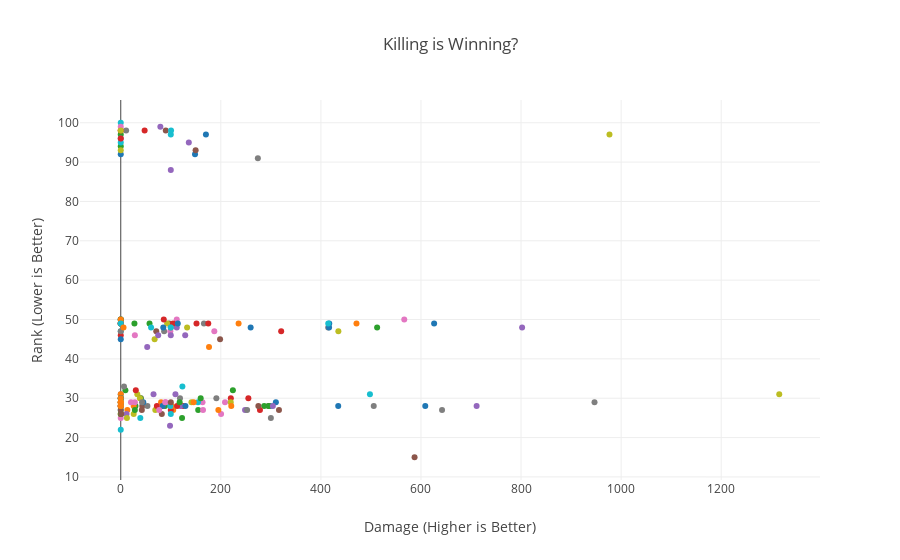

Notebook source saved alongside this figure:
### Code cell
#I want to see the relationship between maxPlace, the true ranking from 1-100, with damageDealt.
#In other words, do you get better ranking if you deal more damage, and logically, by getting in fights?
data = []
for asset in np.random.choice(PG_train['Id'].unique(), 200):
    asset_df = PG_train[(PG_train['Id'] == asset)]

    data.append(go.Scatter(
        x = asset_df['damageDealt'].values,
        y = asset_df['maxPlace'].values,
        name = asset,
        showlegend=False
    ))
layout = go.Layout(dict(title = "Killing is Winning?",
                  xaxis = dict(title = 'Damage (Higher is Better)'),
                  yaxis = dict(title = 'Rank (Lower is Better)'),
                  ),legend=dict(
                orientation="h"))
py.iplot(dict(data=data, layout=layout), filename='basic-line')

### Figure 1 — Plotly figure (JSON) as saved in the notebook; plotly's stock layout.template omitted (floating-point values rounded to 4 significant figures)
{"data": [{"name": "00b50b9b9fc161", "showlegend": false, "type": "scatter", "uid": "bff8c8be-dfa0-11e8-abf9-0088653b14b4", "x": [0], "y": [92]}, {"name": "6ddbe590fb1a8e", "showlegend": false, "type": "scatter", "uid": "bffe516c-dfa0-11e8-9297-0088653b14b4", "x": [13.19], "y": [27]}, {"name": "88595fae2aa18c", "showlegend": false, "type": "scatter", "uid": "bffe545a-dfa0-11e8-ba78-0088653b14b4", "x": [0], "y": [94]}, {"name": "16e7bd223f9534", "showlegend": false, "type": "scatter", "uid": "bffe5626-dfa0-11e8-ba2a-0088653b14b4", "x": [47.7], "y": [98]}, {"name": "fa42e4a6851f58", "showlegend": false, "type": "scatter", "uid": "bffe5842-dfa0-11e8-9042-0088653b14b4", "x": [711.2], "y": [28]}, {"name": "6f0367ac042cc1", "showlegend": false, "type": "scatter", "uid": "bffe59d2-dfa0-11e8-a786-0088653b14b4", "x": [96.72], "y": [49]}, {"name": "8e02d4aee00735", "showlegend": false, "type": "scatter", "uid": "bffe5b4c-dfa0-11e8-bace-0088653b14b4", "x": [28.2], "y": [46]}, {"name": "04eca41ecdea6e", "showlegend": false, "type": "scatter", "uid": "bffe5cde-dfa0-11e8-9097-0088653b14b4", "x": [0], "y": [49]}, {"name": "ec367a832de465", "showlegend": false, "type": "scatter", "uid": "bffe5e78-dfa0-11e8-8f0f-0088653b14b4", "x": [67.66], "y": [45]}, {"name": "d31cc8cd452369", "showlegend": false, "type": "scatter", "uid": "bffe6008-dfa0-11e8-bd11-0088653b14b4", "x": [0], "y": [95]}, {"name": "3e8b2beda64c73", "showlegend": false, "type": "scatter", "uid": "bffe618c-dfa0-11e8-8040-0088653b14b4", "x": [626.3], "y": [49]}, {"name": "c77bea0156c302", "showlegend": false, "type": "scatter", "uid": "bffe6314-dfa0-11e8-ae4e-0088653b14b4", "x": [0], "y": [98]}, {"name": "b19a9aa86bea31", "showlegend": false, "type": "scatter", "uid": "bffe64d8-dfa0-11e8-93ac-0088653b14b4", "x": [29.4], "y": [28]}, {"name": "e1076e0b1a9c3d", "showlegend": false, "type": "scatter", "uid": "bffe667a-dfa0-11e8-90dd-0088653b14b4", "x": [0], "y": [30]}, {"name": "f56f452aae1660", "showlegend": false, "type": "scatter", "uid": "bffe6814-dfa0-11e8-b8fc-0088653b14b4", "x": [111.9], "y": [48]}, {"name": "124957328158a7", "showlegend": false, "type": "scatter", "uid": "bffe6990-dfa0-11e8-9e40-0088653b14b4", "x": [587.2], "y": [15]}, {"name": "f016afdb5f46aa", "showlegend": false, "type": "scatter", "uid": "bffe6b1e-dfa0-11e8-a85f-0088653b14b4", "x": [163.4], "y": [29]}, {"name": "27514226e18b6a", "showlegend": false, "type": "scatter", "uid": "bffe6cba-dfa0-11e8-bc76-0088653b14b4", "x": [642.1], "y": [27]}, {"name": "4fa7890832b4f1", "showlegend": false, "type": "scatter", "uid": "bffe6e40-dfa0-11e8-a3b2-0088653b14b4", "x": [0], "y": [28]}, {"name": "a6ac6747909060", "showlegend": false, "type": "scatter", "uid": "bffe6fda-dfa0-11e8-9207-0088653b14b4", "x": [154.4], "y": [29]}, {"name": "e69efdcea3a89b", "showlegend": false, "type": "scatter", "uid": "bffe7158-dfa0-11e8-a97e-0088653b14b4", "x": [310], "y": [29]}, {"name": "1ec98fad210777", "showlegend": false, "type": "scatter", "uid": "bffe72d2-dfa0-11e8-921e-0088653b14b4", "x": [104.9], "y": [27]}, {"name": "7127ad94c47112", "showlegend": false, "type": "scatter", "uid": "bffe746c-dfa0-11e8-9468-0088653b14b4", "x": [27.36], "y": [49]}, {"name": "023388dc892126", "showlegend": false, "type": "scatter", "uid": "bffe75f4-dfa0-11e8-a837-0088653b14b4", "x": [124.6], "y": [28]}, {"name": "0c955eed20658b", "showlegend": false, "type": "scatter", "uid": "bffe7782-dfa0-11e8-8715-0088653b14b4", "x": [802.1], "y": [48]}, {"name": "28adc5f2641230", "showlegend": false, "type": "scatter", "uid": "bffe7930-dfa0-11e8-b972-0088653b14b4", "x": [0], "y": [29]}, {"name": "c30a828c1a9f9d", "showlegend": false, "type": "scatter", "uid": "bffe7ab6-dfa0-11e8-aee6-0088653b14b4", "x": [200.5], "y": [26]}, {"name": "5a8e638e1a87fb", "showlegend": false, "type": "scatter", "uid": "bffe7c3a-dfa0-11e8-8863-0088653b14b4", "x": [166.2], "y": [49]}, {"name": "aa98db4908fd9c", "showlegend": false, "type": "scatter", "uid": "bffe7de2-dfa0-11e8-9f60-0088653b14b4", "x": [33.11], "y": [31]}, {"name": "8be19cb2608416", "showlegend": false, "type": "scatter", "uid": "bffe7f66-dfa0-11e8-9b5e-0088653b14b4", "x": [0], "y": [47]}, {"name": "af78478f313e02", "showlegend": false, "type": "scatter", "uid": "bffe80e2-dfa0-11e8-8e65-0088653b14b4", "x": [0], "y": [28]}, {"name": "1d734449bb7eb8", "showlegend": false, "type": "scatter", "uid": "bffe8286-dfa0-11e8-a747-0088653b14b4", "x": [176.4], "y": [43]}, {"name": "ad7485240079bf", "showlegend": false, "type": "scatter", "uid": "bffe840c-dfa0-11e8-ada3-0088653b14b4", "x": [9.286], "y": [32]}, {"name": "1586dd09eb39b3", "showlegend": false, "type": "scatter", "uid": "bffe8588-dfa0-11e8-8f64-0088653b14b4", "x": [100], "y": [27]}, {"name": "9bc26158588e19", "showlegend": false, "type": "scatter", "uid": "bffe8722-dfa0-11e8-b9fb-0088653b14b4", "x": [0], "y": [49]}, {"name": "ddfc75dcbd200d", "showlegend": false, "type": "scatter", "uid": "bffe889e-dfa0-11e8-b679-0088653b14b4", "x": [0], "y": [50]}, {"name": "d1ac9fa138fc0a", "showlegend": false, "type": "scatter", "uid": "bffe8a1a-dfa0-11e8-af33-0088653b14b4", "x": [0], "y": [49]}, {"name": "fc0f814b4cb440", "showlegend": false, "type": "scatter", "uid": "bffe8bd2-dfa0-11e8-bf1b-0088653b14b4", "x": [86.73], "y": [47]}, {"name": "b2bbe06ac9d918", "showlegend": false, "type": "scatter", "uid": "bffe8d94-dfa0-11e8-a368-0088653b14b4", "x": [976.7], "y": [97]}, {"name": "d63bd990159556", "showlegend": false, "type": "scatter", "uid": "bffe8f2e-dfa0-11e8-8d73-0088653b14b4", "x": [100], "y": [97]}, {"name": "f85cd8314de7fc", "showlegend": false, "type": "scatter", "uid": "bffe90d2-dfa0-11e8-a13d-0088653b14b4", "x": [0], "y": [50]}, {"name": "4cbfd3e607b431", "showlegend": false, "type": "scatter", "uid": "bffe9258-dfa0-11e8-8f63-0088653b14b4", "x": [80.6], "y": [29]}, {"name": "d6547c9dd6b4e6", "showlegend": false, "type": "scatter", "uid": "bffe93d4-dfa0-11e8-a53b-0088653b14b4", "x": [0], "y": [97]}, {"name": "0052df64f7f435", "showlegend": false, "type": "scatter", "uid": "bffe958c-dfa0-11e8-b7d9-0088653b14b4", "x": [220], "y": [30]}, {"name": "52ff9d27aed83e", "showlegend": false, "type": "scatter", "uid": "bffe96fe-dfa0-11e8-84d0-0088653b14b4", "x": [109.3], "y": [31]}, {"name": "9ea4ef8a4bc097", "showlegend": false, "type": "scatter", "uid": "bffe9958-dfa0-11e8-bf9d-0088653b14b4", "x": [0], "y": [29]}, {"name": "2fd7160d938ade", "showlegend": false, "type": "scatter", "uid": "bffe9d86-dfa0-11e8-8e6a-0088653b14b4", "x": [99.08], "y": [47]}, {"name": "0b89550178709e", "showlegend": false, "type": "scatter", "uid": "bffea006-dfa0-11e8-8a80-0088653b14b4", "x": [0], "y": [31]}, {"name": "68ceb90da53f49", "showlegend": false, "type": "scatter", "uid": "bffea248-dfa0-11e8-8c3a-0088653b14b4", "x": [92.7], "y": [49]}, {"name": "df3f5c3f49dd6f", "showlegend": false, "type": "scatter", "uid": "bffea50c-dfa0-11e8-9067-0088653b14b4", "x": [0], "y": [27]}, {"name": "451d6801a2dc23", "showlegend": false, "type": "scatter", "uid": "bffea6da-dfa0-11e8-bba7-0088653b14b4", "x": [608.6], "y": [28]}, {"name": "32e16c6d2efca1", "showlegend": false, "type": "scatter", "uid": "bffea8ba-dfa0-11e8-a186-0088653b14b4", "x": [195.1], "y": [27]}, {"name": "332d4cec2dc3ba", "showlegend": false, "type": "scatter", "uid": "bffeac70-dfa0-11e8-a6f1-0088653b14b4", "x": [154.8], "y": [27]}, {"name": "7e4d5fd8371260", "showlegend": false, "type": "scatter", "uid": "bffeae8c-dfa0-11e8-95e1-0088653b14b4", "x": [0], "y": [46]}, {"name": "92ecafacc7e5c2", "showlegend": false, "type": "scatter", "uid": "bffeb11e-dfa0-11e8-baaf-0088653b14b4", "x": [100], "y": [28]}, {"name": "a8eb0b1952a371", "showlegend": false, "type": "scatter", "uid": "bffeb440-dfa0-11e8-be3c-0088653b14b4", "x": [70.95], "y": [47]}, {"name": "9f1f6132fafc8f", "showlegend": false, "type": "scatter", "uid": "bffeb63e-dfa0-11e8-9acf-0088653b14b4", "x": [0], "y": [25]}, {"name": "8690235f3c2391", "showlegend": false, "type": "scatter", "uid": "bffeb80a-dfa0-11e8-8ed3-0088653b14b4", "x": [0], "y": [29]}, {"name": "0c607936cfa3d8", "showlegend": false, "type": "scatter", "uid": "bffeb9a4-dfa0-11e8-a929-0088653b14b4", "x": [141.3], "y": [29]}, {"name": "33490ba6b76361", "showlegend": false, "type": "scatter", "uid": "bffebb34-dfa0-11e8-bca0-0088653b14b4", "x": [39.12], "y": [25]}, {"name": "b265af88f5105a", "showlegend": false, "type": "scatter", "uid": "bffebcec-dfa0-11e8-8f03-0088653b14b4", "x": [85], "y": [48]}, {"name": "9fc818377766c7", "showlegend": false, "type": "scatter", "uid": "bffebefe-dfa0-11e8-b7ba-0088653b14b4", "x": [0], "y": [26]}, {"name": "4f163c250354ce", "showlegend": false, "type": "scatter", "uid": "bffec192-dfa0-11e8-8cab-0088653b14b4", "x": [57.52], "y": [49]}, {"name": "98b8f4d24eb2a9", "showlegend": false, "type": "scatter", "uid": "bffec3d8-dfa0-11e8-9bb8-0088653b14b4", "x": [255], "y": [30]}, {"name": "1efb28050e67b3", "showlegend": false, "type": "scatter", "uid": "bffec6b0-dfa0-11e8-9d5c-0088653b14b4", "x": [119.3], "y": [28]}, {"name": "d75505e1df6fa7", "showlegend": false, "type": "scatter", "uid": "bffec946-dfa0-11e8-be1e-0088653b14b4", "x": [42.98], "y": [28]}, {"name": "e41b8899dfd847", "showlegend": false, "type": "scatter", "uid": "bffecb24-dfa0-11e8-a410-0088653b14b4", "x": [0], "y": [49]}, {"name": "46ffdb6a8e5e4a", "showlegend": false, "type": "scatter", "uid": "bffecd2c-dfa0-11e8-a323-0088653b14b4", "x": [274], "y": [91]}, {"name": "494802ad04209e", "showlegend": false, "type": "scatter", "uid": "bffecee4-dfa0-11e8-a4f3-0088653b14b4", "x": [69.09], "y": [27]}, {"name": "e487d4ccc6a747", "showlegend": false, "type": "scatter", "uid": "bffed092-dfa0-11e8-8653-0088653b14b4", "x": [123.2], "y": [33]}, {"name": "43ac23a728093e", "showlegend": false, "type": "scatter", "uid": "bffed240-dfa0-11e8-aac2-0088653b14b4", "x": [148.4], "y": [92]}, {"name": "2c39ffb43d5741", "showlegend": false, "type": "scatter", "uid": "bffed3ee-dfa0-11e8-9fac-0088653b14b4", "x": [0], "y": [31]}, {"name": "91a6752711ccf3", "showlegend": false, "type": "scatter", "uid": "bffed5a6-dfa0-11e8-8b58-0088653b14b4", "x": [159.7], "y": [30]}, {"name": "e7bf9f33b0d340", "showlegend": false, "type": "scatter", "uid": "bffed740-dfa0-11e8-8660-0088653b14b4", "x": [174.9], "y": [49]}, {"name": "9ec38f72f673e7", "showlegend": false, "type": "scatter", "uid": "bffed8d0-dfa0-11e8-aa92-0088653b14b4", "x": [248.4], "y": [27]}, {"name": "39a233d6f58ff7", "showlegend": false, "type": "scatter", "uid": "bffeda88-dfa0-11e8-931d-0088653b14b4", "x": [316.2], "y": [27]}, {"name": "60b9a511add159", "showlegend": false, "type": "scatter", "uid": "bffedc36-dfa0-11e8-884b-0088653b14b4", "x": [40.41], "y": [30]}, {"name": "a4c3bde808dcf5", "showlegend": false, "type": "scatter", "uid": "bffede0c-dfa0-11e8-a72d-0088653b14b4", "x": [414.5], "y": [48]}, {"name": "54ff62ab58da66", "showlegend": false, "type": "scatter", "uid": "bffedfba-dfa0-11e8-ab10-0088653b14b4", "x": [434.9], "y": [47]}, {"name": "11a2f6af6075b2", "showlegend": false, "type": "scatter", "uid": "bffee168-dfa0-11e8-b218-0088653b14b4", "x": [300.5], "y": [28]}, {"name": "2005c4947e1bc6", "showlegend": false, "type": "scatter", "uid": "bffee370-dfa0-11e8-95d6-0088653b14b4", "x": [0], "y": [49]}, {"name": "093daafe57172b", "showlegend": false, "type": "scatter", "uid": "bffee534-dfa0-11e8-9b74-0088653b14b4", "x": [145.8], "y": [29]}, {"name": "bd3c8cd344d841", "showlegend": false, "type": "scatter", "uid": "bffee708-dfa0-11e8-a199-0088653b14b4", "x": [40.02], "y": [30]}, {"name": "7c41cfe82ec411", "showlegend": false, "type": "scatter", "uid": "bffee886-dfa0-11e8-8c7c-0088653b14b4", "x": [85.97], "y": [50]}, {"name": "7c01ef82c6b2df", "showlegend": false, "type": "scatter", "uid": "bffeea5a-dfa0-11e8-a20b-0088653b14b4", "x": [128.8], "y": [46]}, {"name": "a7c30431ed5689", "showlegend": false, "type": "scatter", "uid": "bffeebf4-dfa0-11e8-8a32-0088653b14b4", "x": [0], "y": [28]}, {"name": "8bc14bc23abff1", "showlegend": false, "type": "scatter", "uid": "bffeed86-dfa0-11e8-8113-0088653b14b4", "x": [0], "y": [28]}, {"name": "2ef0204f2b6603", "showlegend": false, "type": "scatter", "uid": "bffeef8c-dfa0-11e8-aaca-0088653b14b4", "x": [252.5], "y": [27]}, {"name": "e5217caf7f24c2", "showlegend": false, "type": "scatter", "uid": "bffef126-dfa0-11e8-8ddb-0088653b14b4", "x": [0], "y": [49]}, {"name": "6ea8c601abb91a", "showlegend": false, "type": "scatter", "uid": "bffef43a-dfa0-11e8-a439-0088653b14b4", "x": [0], "y": [30]}, {"name": "2b66ffbf7a67d3", "showlegend": false, "type": "scatter", "uid": "bffef7fa-dfa0-11e8-9a75-0088653b14b4", "x": [129.3], "y": [28]}, {"name": "470960f4f44171", "showlegend": false, "type": "scatter", "uid": "bffef9f0-dfa0-11e8-8103-0088653b14b4", "x": [102], "y": [28]}, {"name": "53a9f996e239c9", "showlegend": false, "type": "scatter", "uid": "bffefb94-dfa0-11e8-aff7-0088653b14b4", "x": [0], "y": [26]}, {"name": "8e342114e36af1", "showlegend": false, "type": "scatter", "uid": "bffefd58-dfa0-11e8-8247-0088653b14b4", "x": [320.6], "y": [47]}, {"name": "d38fd9b757f8ec", "showlegend": false, "type": "scatter", "uid": "bffefefa-dfa0-11e8-adeb-0088653b14b4", "x": [98.49], "y": [23]}, {"name": "ad7754b738d729", "showlegend": false, "type": "scatter", "uid": "bfff009e-dfa0-11e8-9d6b-0088653b14b4", "x": [295.5], "y": [28]}, {"name": "d4a68bdc18e03b", "showlegend": false, "type": "scatter", "uid": "bfff0274-dfa0-11e8-8e8b-0088653b14b4", "x": [187], "y": [47]}, {"name": "3474a9d0f18f9a", "showlegend": false, "type": "scatter", "uid": "bfff040c-dfa0-11e8-bd22-0088653b14b4", "x": [0], "y": [47]}, {"name": "be1378b70aafd5", "showlegend": false, "type": "scatter", "uid": "bfff059e-dfa0-11e8-b0e3-0088653b14b4", "x": [132.6], "y": [48]}, {"name": "2c794dc1aa3ec5", "showlegend": false, "type": "scatter", "uid": "bfff0774-dfa0-11e8-a8c5-0088653b14b4", "x": [60.63], "y": [48]}, {"name": "95b8c57cd2659d", "showlegend": false, "type": "scatter", "uid": "bfff08fa-dfa0-11e8-b442-0088653b14b4", "x": [434.6], "y": [28]}, {"name": "bc692261e95ae3", "showlegend": false, "type": "scatter", "uid": "bfff0a94-dfa0-11e8-a840-0088653b14b4", "x": [471.1], "y": [49]}, {"name": "b143d1b2259d16", "showlegend": false, "type": "scatter", "uid": "bfff0c9c-dfa0-11e8-bf7d-0088653b14b4", "x": [286.6], "y": [28]}, {"name": "e76a0a1653165f", "showlegend": false, "type": "scatter", "uid": "bfff0e40-dfa0-11e8-9829-0088653b14b4", "x": [112.5], "y": [28]}, {"name": "5106ab363f68dc", "showlegend": false, "type": "scatter", "uid": "bfff0fda-dfa0-11e8-99a0-0088653b14b4", "x": [74.82], "y": [46]}, {"name": "6e67c3e22e82a0", "showlegend": false, "type": "scatter", "uid": "bfff1174-dfa0-11e8-9822-0088653b14b4", "x": [0], "y": [27]}, {"name": "c8e3a7f8c8791f", "showlegend": false, "type": "scatter", "uid": "bfff12f0-dfa0-11e8-84d5-0088653b14b4", "x": [111.9], "y": [50]}, {"name": "9b11cae0324523", "showlegend": false, "type": "scatter", "uid": "bfff148a-dfa0-11e8-a5ac-0088653b14b4", "x": [53.28], "y": [28]}, {"name": "c31c8118b8ea6b", "showlegend": false, "type": "scatter", "uid": "bfff1624-dfa0-11e8-a2f4-0088653b14b4", "x": [0], "y": [49]}, {"name": "22181ec3ddf282", "showlegend": false, "type": "scatter", "uid": "bfff17b4-dfa0-11e8-8b58-0088653b14b4", "x": [0], "y": [49]}, {"name": "c6e60cf0843bcc", "showlegend": false, "type": "scatter", "uid": "bfff1930-dfa0-11e8-a8e0-0088653b14b4", "x": [170.2], "y": [97]}, {"name": "8853aedcf1e601", "showlegend": false, "type": "scatter", "uid": "bfff1ad4-dfa0-11e8-b993-0088653b14b4", "x": [235.5], "y": [49]}, {"name": "bc58a84296057a", "showlegend": false, "type": "scatter", "uid": "bfff1c64-dfa0-11e8-b477-0088653b14b4", "x": [0], "y": [30]}, {"name": "3a196db658e23f", "showlegend": false, "type": "scatter", "uid": "bfff1de2-dfa0-11e8-afb0-0088653b14b4", "x": [0], "y": [28]}, {"name": "67c9c94f9d507b", "showlegend": false, "type": "scatter", "uid": "bfff1f98-dfa0-11e8-87a7-0088653b14b4", "x": [0], "y": [96]}, {"name": "a17e836b9efde6", "showlegend": false, "type": "scatter", "uid": "bfff2114-dfa0-11e8-be01-0088653b14b4", "x": [149.6], "y": [93]}, {"name": "0f60f5adfafa90", "showlegend": false, "type": "scatter", "uid": "bfff22a4-dfa0-11e8-b641-0088653b14b4", "x": [208.4], "y": [29]}, {"name": "285dbbb59f9ef4", "showlegend": false, "type": "scatter", "uid": "bfff245c-dfa0-11e8-a181-0088653b14b4", "x": [300], "y": [25]}, {"name": "d109255ae77c0d", "showlegend": false, "type": "scatter", "uid": "bfff25ec-dfa0-11e8-bef5-0088653b14b4", "x": [219.8], "y": [29]}, {"name": "0975bf180efd81", "showlegend": false, "type": "scatter", "uid": "bfff2768-dfa0-11e8-89bf-0088653b14b4", "x": [100], "y": [26]}, {"name": "ecb203338fdff9", "showlegend": false, "type": "scatter", "uid": "bfff290c-dfa0-11e8-905d-0088653b14b4", "x": [0], "y": [30]}, {"name": "659e32c9136e2d", "showlegend": false, "type": "scatter", "uid": "bfff2a88-dfa0-11e8-bb43-0088653b14b4", "x": [25.86], "y": [28]}, {"name": "bee21628442a0f", "showlegend": false, "type": "scatter", "uid": "bfff2c06-dfa0-11e8-9fe9-0088653b14b4", "x": [88.39], "y": [28]}, {"name": "bc5d0156af4c78", "showlegend": false, "type": "scatter", "uid": "bfff2db4-dfa0-11e8-85b5-0088653b14b4", "x": [104.5], "y": [49]}, {"name": "14632de121c0c7", "showlegend": false, "type": "scatter", "uid": "bfff2f2e-dfa0-11e8-884e-0088653b14b4", "x": [11.61], "y": [26]}, {"name": "90767bc8629978", "showlegend": false, "type": "scatter", "uid": "bfff309e-dfa0-11e8-9f15-0088653b14b4", "x": [198.5], "y": [45]}, {"name": "af8a1b8390bdd3", "showlegend": false, "type": "scatter", "uid": "bfff324c-dfa0-11e8-b68d-0088653b14b4", "x": [566.6], "y": [50]}, {"name": "f0a258586c498a", "showlegend": false, "type": "scatter", "uid": "bfff33de-dfa0-11e8-a973-0088653b14b4", "x": [10.8], "y": [98]}, {"name": "ebfcfa89641023", "showlegend": false, "type": "scatter", "uid": "bfff355a-dfa0-11e8-9e5d-0088653b14b4", "x": [25.85], "y": [26]}, {"name": "6e3f80193206af", "showlegend": false, "type": "scatter", "uid": "bfff371c-dfa0-11e8-8514-0088653b14b4", "x": [498], "y": [31]}, {"name": "8f157264864839", "showlegend": false, "type": "scatter", "uid": "bfff38d4-dfa0-11e8-b77e-0088653b14b4", "x": [0], "y": [45]}, {"name": "63fd39edc44f45", "showlegend": false, "type": "scatter", "uid": "bfff3a5a-dfa0-11e8-994f-0088653b14b4", "x": [0], "y": [30]}, {"name": "24d0ea33e14c34", "showlegend": false, "type": "scatter", "uid": "bfff3bfe-dfa0-11e8-9ad3-0088653b14b4", "x": [0], "y": [50]}, {"name": "f9d5f060bee08d", "showlegend": false, "type": "scatter", "uid": "bfff3d98-dfa0-11e8-8d2a-0088653b14b4", "x": [278.2], "y": [27]}, {"name": "3b4814375ad41b", "showlegend": false, "type": "scatter", "uid": "bfff3f1e-dfa0-11e8-bd26-0088653b14b4", "x": [100], "y": [46]}, {"name": "047436d2c9393d", "showlegend": false, "type": "scatter", "uid": "bfff40a4-dfa0-11e8-b844-0088653b14b4", "x": [84.02], "y": [28]}, {"name": "22c00ded0b8a59", "showlegend": false, "type": "scatter", "uid": "bfff4234-dfa0-11e8-b3f8-0088653b14b4", "x": [89.84], "y": [29]}, {"name": "1a0188dbb68d0e", "showlegend": false, "type": "scatter", "uid": "bfff43cc-dfa0-11e8-9b92-0088653b14b4", "x": [6.48], "y": [33]}, {"name": "ca5b7385158e53", "showlegend": false, "type": "scatter", "uid": "bfff455e-dfa0-11e8-a143-0088653b14b4", "x": [0], "y": [28]}, {"name": "1e65f789305f64", "showlegend": false, "type": "scatter", "uid": "bfff46da-dfa0-11e8-aa32-0088653b14b4", "x": [0], "y": [100]}, {"name": "27c8e304811796", "showlegend": false, "type": "scatter", "uid": "bfff4862-dfa0-11e8-be48-0088653b14b4", "x": [83.85], "y": [28]}, {"name": "8bcad3d68f78ad", "showlegend": false, "type": "scatter", "uid": "bfff49e6-dfa0-11e8-b797-0088653b14b4", "x": [220.9], "y": [28]}, {"name": "997e6ebe51ed4c", "showlegend": false, "type": "scatter", "uid": "bfff4b8a-dfa0-11e8-bca0-0088653b14b4", "x": [295.7], "y": [28]}, {"name": "858b5c9db4eb38", "showlegend": false, "type": "scatter", "uid": "bfff4d2e-dfa0-11e8-a2b2-0088653b14b4", "x": [0], "y": [49]}, {"name": "b952bb58b7f998", "showlegend": false, "type": "scatter", "uid": "bfff4ea8-dfa0-11e8-871b-0088653b14b4", "x": [65.52], "y": [31]}, {"name": "572aa0900b2d2b", "showlegend": false, "type": "scatter", "uid": "bfff5026-dfa0-11e8-b426-0088653b14b4", "x": [82.08], "y": [26]}, {"name": "8e3cb24bf9c043", "showlegend": false, "type": "scatter", "uid": "bfff51c0-dfa0-11e8-8fd1-0088653b14b4", "x": [164.4], "y": [27]}, {"name": "6536de1033e8f6", "showlegend": false, "type": "scatter", "uid": "bfff5346-dfa0-11e8-a1f5-0088653b14b4", "x": [100], "y": [48]}, {"name": "32109adfeb2e01", "showlegend": false, "type": "scatter", "uid": "bfff54c2-dfa0-11e8-9746-0088653b14b4", "x": [0], "y": [29]}, {"name": "6bba0bd3a21288", "showlegend": false, "type": "scatter", "uid": "bfff5648-dfa0-11e8-ae2f-0088653b14b4", "x": [99.16], "y": [28]}, {"name": "bba82cf030a4fc", "showlegend": false, "type": "scatter", "uid": "bfff57cc-dfa0-11e8-bfd6-0088653b14b4", "x": [45], "y": [29]}, {"name": "8987396215170d", "showlegend": false, "type": "scatter", "uid": "bfff5954-dfa0-11e8-955a-0088653b14b4", "x": [0], "y": [50]}, {"name": "aa1f0000d142b2", "showlegend": false, "type": "scatter", "uid": "bfff5aee-dfa0-11e8-a844-0088653b14b4", "x": [28.2], "y": [27]}, {"name": "2e5cf3db37be5a", "showlegend": false, "type": "scatter", "uid": "bfff5c62-dfa0-11e8-baea-0088653b14b4", "x": [0], "y": [96]}, {"name": "3d959ec489e030", "showlegend": false, "type": "scatter", "uid": "bfff5ddc-dfa0-11e8-82c0-0088653b14b4", "x": [79.14], "y": [99]}, {"name": "ce1b5b2361a62f", "showlegend": false, "type": "scatter", "uid": "bfff5f9e-dfa0-11e8-84c9-0088653b14b4", "x": [90], "y": [98]}, {"name": "3999faef61abfa", "showlegend": false, "type": "scatter", "uid": "bfff6124-dfa0-11e8-b121-0088653b14b4", "x": [28.27], "y": [29]}, {"name": "9c43698cdd4e72", "showlegend": false, "type": "scatter", "uid": "bfff62b4-dfa0-11e8-b1ef-0088653b14b4", "x": [946.8], "y": [29]}, {"name": "6b7c0e2b144dab", "showlegend": false, "type": "scatter", "uid": "bfff643a-dfa0-11e8-b962-0088653b14b4", "x": [0], "y": [93]}, {"name": "889b966a2c8706", "showlegend": false, "type": "scatter", "uid": "bfff65ac-dfa0-11e8-88d0-0088653b14b4", "x": [100], "y": [48]}, {"name": "2e6b03c0e50397", "showlegend": false, "type": "scatter", "uid": "bfff673a-dfa0-11e8-988b-0088653b14b4", "x": [416.7], "y": [49]}, {"name": "1584e70118dd60", "showlegend": false, "type": "scatter", "uid": "bfff68d8-dfa0-11e8-9208-0088653b14b4", "x": [0], "y": [29]}, {"name": "442525146027c0", "showlegend": false, "type": "scatter", "uid": "bfff6a5c-dfa0-11e8-86a8-0088653b14b4", "x": [224.1], "y": [32]}, {"name": "39c8c0fc2d0ccd", "showlegend": false, "type": "scatter", "uid": "bfff6bd8-dfa0-11e8-8be5-0088653b14b4", "x": [72.15], "y": [28]}, {"name": "565cf4dfc332ed", "showlegend": false, "type": "scatter", "uid": "bfff6d68-dfa0-11e8-8e8d-0088653b14b4", "x": [304], "y": [28]}, {"name": "fbf07cd5616324", "showlegend": false, "type": "scatter", "uid": "bfff6eee-dfa0-11e8-890d-0088653b14b4", "x": [42.15], "y": [27]}, {"name": "8db015a03aa7dd", "showlegend": false, "type": "scatter", "uid": "bfff716e-dfa0-11e8-b3df-0088653b14b4", "x": [20.43], "y": [29]}, {"name": "6d99475a325539", "showlegend": false, "type": "scatter", "uid": "bfff7330-dfa0-11e8-bf98-0088653b14b4", "x": [118.4], "y": [30]}, {"name": "b75f074b622f20", "showlegend": false, "type": "scatter", "uid": "bfff74ca-dfa0-11e8-b5bf-0088653b14b4", "x": [12.38], "y": [25]}, {"name": "591da14ef07198", "showlegend": false, "type": "scatter", "uid": "bfff7634-dfa0-11e8-be04-0088653b14b4", "x": [0], "y": [22]}, {"name": "5bcbc294288c50", "showlegend": false, "type": "scatter", "uid": "bfff77e8-dfa0-11e8-9bae-0088653b14b4", "x": [259.6], "y": [48]}, {"name": "9bd8aaeaa81183", "showlegend": false, "type": "scatter", "uid": "bfff7970-dfa0-11e8-812e-0088653b14b4", "x": [0], "y": [29]}, {"name": "7ee730358e22d2", "showlegend": false, "type": "scatter", "uid": "bfff7ae2-dfa0-11e8-bb2b-0088653b14b4", "x": [512.4], "y": [48]}, {"name": "fb11f266387eab", "showlegend": false, "type": "scatter", "uid": "bfff7c86-dfa0-11e8-8a3f-0088653b14b4", "x": [0], "y": [98]}, {"name": "0cc0a3b4802513", "showlegend": false, "type": "scatter", "uid": "bfff7e18-dfa0-11e8-ae6d-0088653b14b4", "x": [136], "y": [95]}, {"name": "f24c91dd017fd3", "showlegend": false, "type": "scatter", "uid": "bfff7f92-dfa0-11e8-ae16-0088653b14b4", "x": [275], "y": [28]}, {"name": "2435677c991ce0", "showlegend": false, "type": "scatter", "uid": "bfff817a-dfa0-11e8-8c16-0088653b14b4", "x": [88.8], "y": [29]}, {"name": "7e1b7f2db963ad", "showlegend": false, "type": "scatter", "uid": "bfff82f8-dfa0-11e8-9821-0088653b14b4", "x": [191.1], "y": [30]}, {"name": "a8af7c8693aa06", "showlegend": false, "type": "scatter", "uid": "bfff8462-dfa0-11e8-97d6-0088653b14b4", "x": [38.4], "y": [30]}, {"name": "01b33452851001", "showlegend": false, "type": "scatter", "uid": "bfff860c-dfa0-11e8-8778-0088653b14b4", "x": [100.5], "y": [98]}, {"name": "fdd754ee319b38", "showlegend": false, "type": "scatter", "uid": "bfff879e-dfa0-11e8-aeec-0088653b14b4", "x": [114], "y": [49]}, {"name": "00835e98b25fe7", "showlegend": false, "type": "scatter", "uid": "bfff8942-dfa0-11e8-ad8c-0088653b14b4", "x": [0], "y": [28]}, {"name": "66b87e29758f81", "showlegend": false, "type": "scatter", "uid": "bfff8ae6-dfa0-11e8-b906-0088653b14b4", "x": [122.5], "y": [25]}, {"name": "f4d62b5dd79ae9", "showlegend": false, "type": "scatter", "uid": "bfff8c62-dfa0-11e8-85de-0088653b14b4", "x": [30.1], "y": [32]}, {"name": "8f981d6ef0682f", "showlegend": false, "type": "scatter", "uid": "bfff8de8-dfa0-11e8-84d0-0088653b14b4", "x": [52.88], "y": [43]}, {"name": "947941092abc1a", "showlegend": false, "type": "scatter", "uid": "bfff8f98-dfa0-11e8-9ad7-0088653b14b4", "x": [100], "y": [29]}, {"name": "63f0a3de10b295", "showlegend": false, "type": "scatter", "uid": "bfff9126-dfa0-11e8-abe7-0088653b14b4", "x": [76.83], "y": [27]}, {"name": "a70df139761fc3", "showlegend": false, "type": "scatter", "uid": "bfff9298-dfa0-11e8-aec3-0088653b14b4", "x": [42.57], "y": [29]}, {"name": "d07476a6bede3c", "showlegend": false, "type": "scatter", "uid": "bfff9434-dfa0-11e8-af27-0088653b14b4", "x": [1316], "y": [31]}, {"name": "c32c204867be0e", "showlegend": false, "type": "scatter", "uid": "bfff95b8-dfa0-11e8-90f7-0088653b14b4", "x": [0], "y": [49]}, {"name": "25f37d6cbb928e", "showlegend": false, "type": "scatter", "uid": "bfff975c-dfa0-11e8-8962-0088653b14b4", "x": [416.3], "y": [48]}, {"name": "edd838a69c7107", "showlegend": false, "type": "scatter", "uid": "bfff98f6-dfa0-11e8-8adc-0088653b14b4", "x": [5.506], "y": [48]}, {"name": "f346b9642f0fb9", "showlegend": false, "type": "scatter", "uid": "bfff9a74-dfa0-11e8-b006-0088653b14b4", "x": [117.7], "y": [29]}, {"name": "196f84a7ec238c", "showlegend": false, "type": "scatter", "uid": "bfff9bf8-dfa0-11e8-9687-0088653b14b4", "x": [151.4], "y": [49]}, {"name": "cd48266d611638", "showlegend": false, "type": "scatter", "uid": "bfff9da6-dfa0-11e8-95b3-0088653b14b4", "x": [100], "y": [88]}, {"name": "98d9afb6b1e1a6", "showlegend": false, "type": "scatter", "uid": "bfff9f36-dfa0-11e8-acc0-0088653b14b4", "x": [0.8589], "y": [26]}, {"name": "a55edc38a21a4d", "showlegend": false, "type": "scatter", "uid": "bfffa0ba-dfa0-11e8-89ac-0088653b14b4", "x": [0], "y": [99]}, {"name": "e2a32c09623d2f", "showlegend": false, "type": "scatter", "uid": "bfffa238-dfa0-11e8-be8c-0088653b14b4", "x": [505.6], "y": [28]}, {"name": "a2e8c679a8fc3f", "showlegend": false, "type": "scatter", "uid": "bfffa3be-dfa0-11e8-a952-0088653b14b4", "x": [0], "y": [98]}, {"name": "dfbdd19e54429e", "showlegend": false, "type": "scatter", "uid": "bfffa54c-dfa0-11e8-8f2e-0088653b14b4", "x": [414.7], "y": [49]}], "layout": {"legend": {"orientation": "h"}, "title": "Killing is Winning?", "xaxis": {"title": "Damage (Higher is Better)"}, "yaxis": {"title": "Rank (Lower is Better)"}}}
